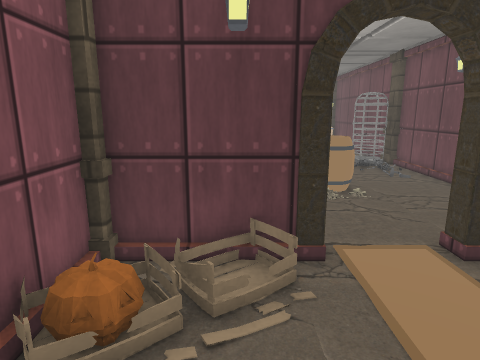
View 1 (above)

19 first-person views from a walk through a Unity game level. The camera is 1.4 m above the floor, tilts 12° down and sees 75° across. Doors are open. The floor is counted in squares, 0.5 m on a side. Each view is taken from the middle of a square. On the plan, view 1 faces up. The plan holds only what a view shows up to about 20 squares ahead; the rest is blank. The place goes on beyond the plan. The player character is not drawn. Some animated figures are not drawn. Some surface patterns are stand-ins.

View 2
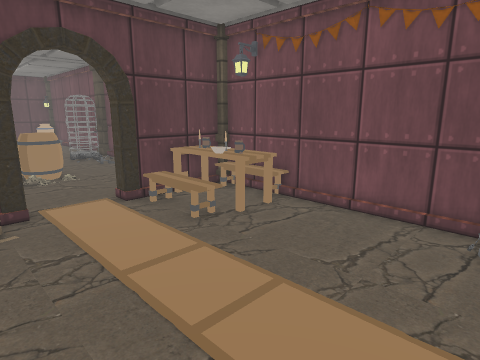

View 3
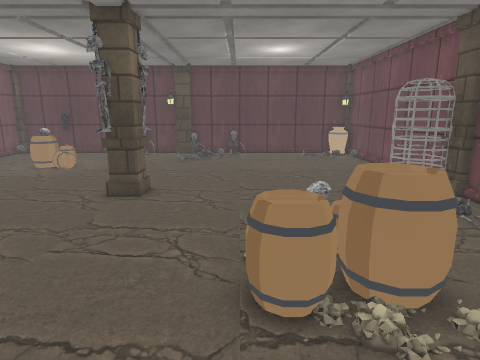

View 4
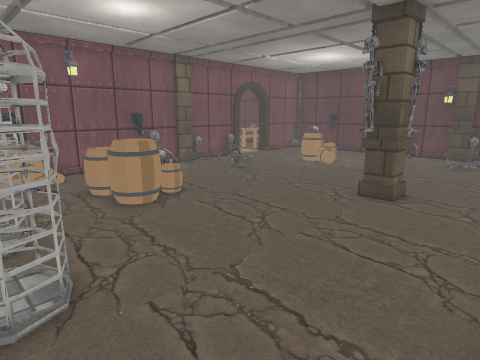

View 5
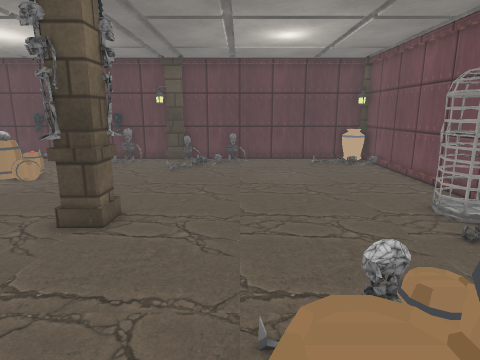

View 6
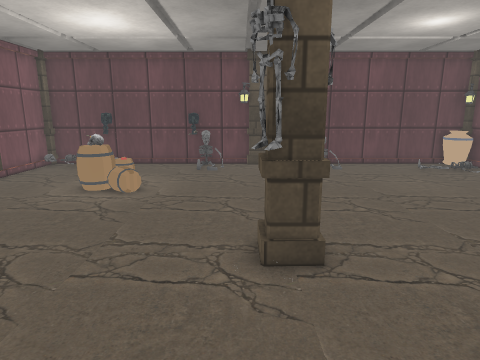

View 7
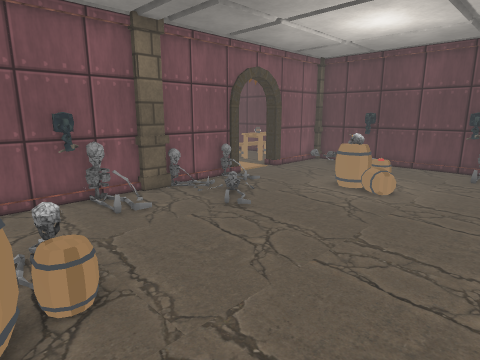

View 8
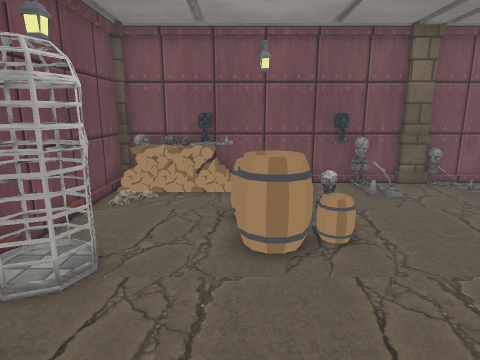

View 9
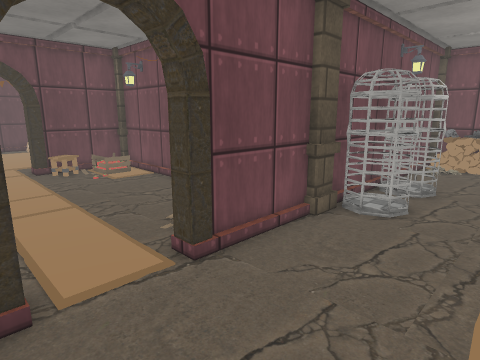

View 10
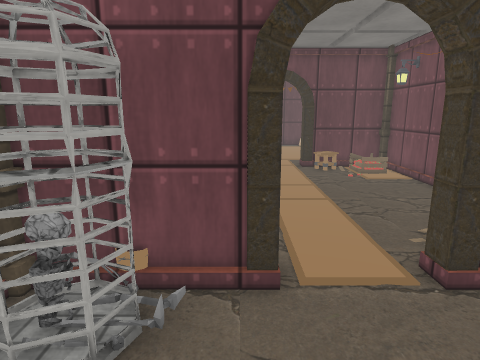

View 11
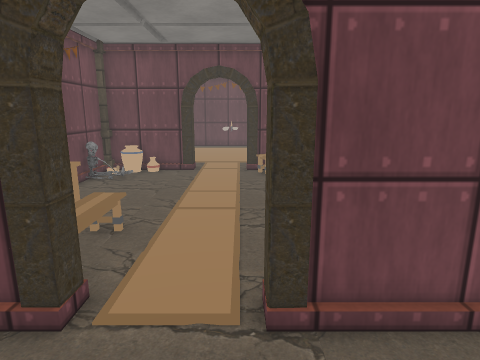

View 12
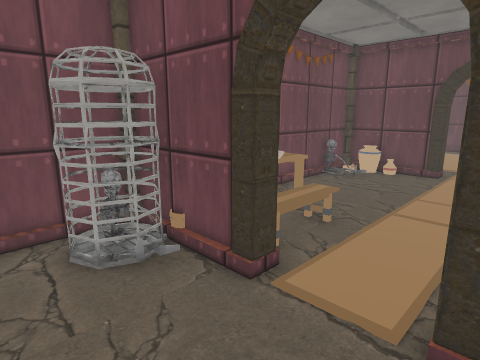

View 13
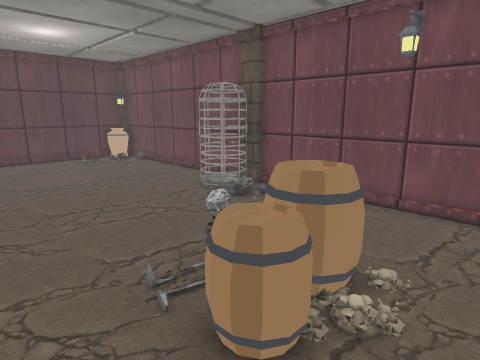

View 14
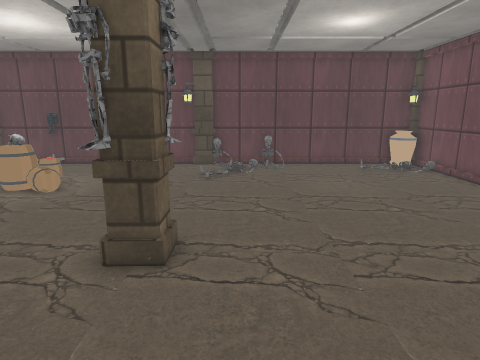

View 15
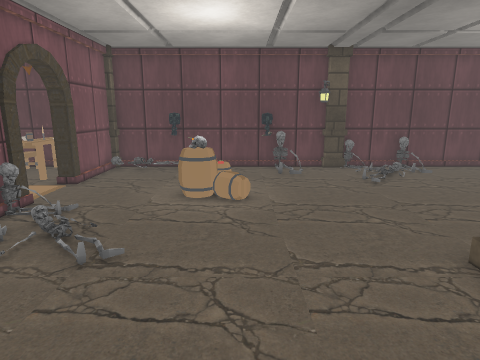

View 16
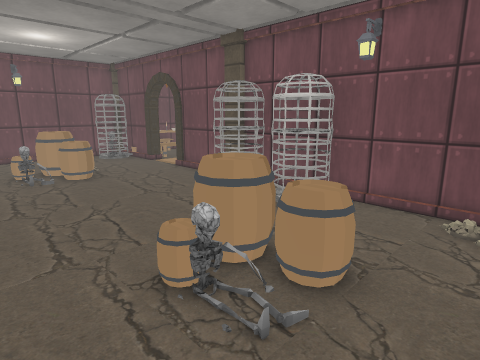

View 17
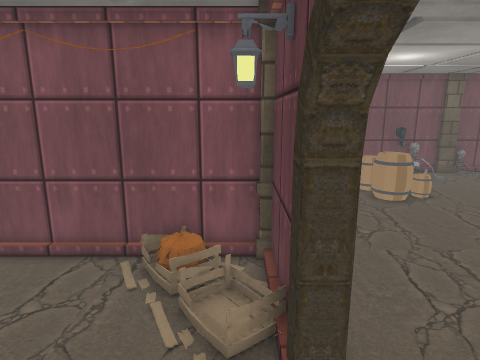

View 18
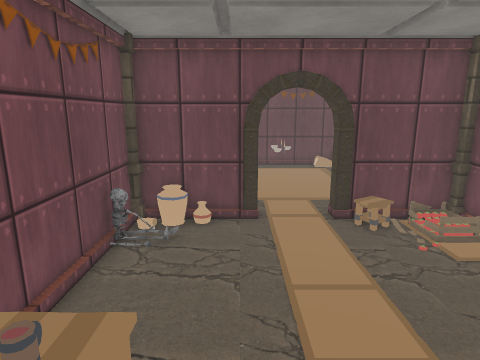

View 19
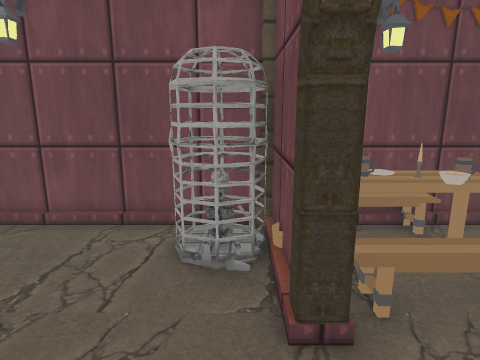

### Floor plan
Points are (right, up) in squares from view 1. A wall is a line through its corners. A room is listed if a view was taken in it or the views show most of it. See-through windows are left out.
Room 1 (views 1, 2, 3, 4, 5, 6, 7, 8, 9, 10, 11, 12, 13, 14, 15, 16, 17, 18, 19)
walls: (-2.8, 5.5) (-2.8, -5.8) (1.6, -5.8) (1.6, -6.4); (-14.1, 15.9) (-14, 15.6); (-14.1, 15.9) (-14.5, 14.9) (-14.5, 14.8); (-14.3, 15.9) (-14.4, 14.9); (-14.5, 15.8) (-14.7, 14.7); (6.5, 5.8) (4.3, 5.8) (4.4, 6.2) (8.8, 6.2) (8.8, 29.5); (-14.7, 15.5) (-14.6, 15); (8.6, 5.8) (7.4, 5.8); (-13.1, 6.2) (1.6, 6.2) (1.6, 5.8) (-2.5, 5.8); (-14.8, 22.7) (-14.8, 10); (-6.3, 29.4) (-6.9, 29.4); (-6.3, 29.6) (-6.9, 29.7); (-11.1, 29.5) (-11.7, 29.7); (-11.1, 29.6) (-11.5, 29.3); (-11.1, 29.7) (-11.8, 29.6); (-11.1, 29.7) (-11.8, 29.7); (8.6, 29.8) (-14.5, 29.8); (-14.8, 29.6) (-14.8, 25.4); (4.2, -5.8) (8.8, -5.8) (8.8, 5.5)
low walls: (0.5, 5.4) (0.2, 5.7) (-0.3, 5.5); (-13.1, 10.5) (-13, 6.7); (-14, 15.6) (-14.1, 15.3); (-14, 15.8) (-14.5, 15.1); (-14.2, 16.1) (-14.1, 15.9); (-13.2, 9.6) (-12.9, 7.1); (-14.1, 18.9) (-14.5, 18.5); (6.1, 4.5) (6.1, 5.6); (1, 29.3) (0.6, 29.1) (0.2, 29.3); (7.8, 2.1) (6.1, 2.1) (6.1, 2.5); (8.4, 28.8) (8, 28.6) (7.4, 28.8) (7.2, 29.3)
ways out: opening at (-15, 24); opening at (3, -6)
objects: other object (-15, 18) to (-14, 18); other object (-11, 11) to (-10, 12); other object (-10, 23) to (-9, 24); other object (-9, 11) to (-8, 12); other object (-8, 7) to (-6, 8); other object (-5, 7) to (-4, 8); other object (-4, 17) to (-2, 19); other object (-4, 29) to (-3, 31); other object (-3, 6) to (-3, 7); other object (-1, -3); other object (1, 11) to (2, 12); other object (3, 11) to (4, 12); other object (6, 7) to (8, 8); other object (7, 5); other object (7, 6); other object (7, 18) to (8, 19); other object (8, 4); other object (8, 18) to (10, 18)
Room 2 (no view inside)
walls: (-14.5, 9.8) (-14.4, 7.8); (-14.8, 10) (-14.8, 6.5); (-14.6, 6.2) (-13.1, 6.2)
low walls: (-13.8, 7.9) (-13, 7.9); (-13.8, 7.6) (-13.1, 7.6)

Where each view was taken, in squares from view 1:
view 1: 0 up, 0 right, facing up
view 2: 4 down, 0 right, facing up-right
view 3: 7 up, 1 right, facing up
view 4: 7 up, 1 right, facing up-left
view 5: 10 up, 1 right, facing up
view 6: 12 up, 4 left, facing up
view 7: 12 up, 4 left, facing up-left
view 8: 11 up, 2 left, facing left
view 9: 11 up, 5 right, facing down-left
view 10: 11 up, 5 right, facing down
view 11: 10 up, 2 right, facing down
view 12: 10 up, 1 right, facing down-right
view 13: 9 up, 1 left, facing up-right
view 14: 12 up, 1 left, facing up
view 15: 13 up, 8 left, facing up
view 16: 16 up, 13 left, facing down-right
view 17: 5 up, 5 right, facing left
view 18: 5 up, 5 right, facing down
view 19: 7 up, 1 right, facing right
